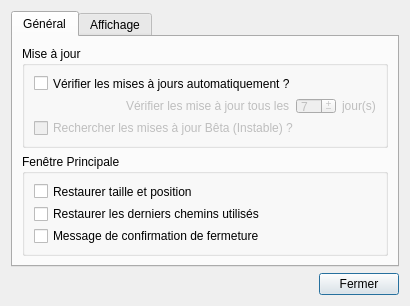
<?xml version="1.0" encoding="UTF-8"?>
<ui version="4.0">
 <class>DIA_Parametres</class>
 <widget class="QDialog" name="DIA_Parametres">
  <property name="geometry">
   <rect>
    <x>0</x>
    <y>0</y>
    <width>410</width>
    <height>306</height>
   </rect>
  </property>
  <property name="minimumSize">
   <size>
    <width>410</width>
    <height>230</height>
   </size>
  </property>
  <property name="windowTitle">
   <string>Préférences</string>
  </property>
  <layout class="QVBoxLayout" name="verticalLayout">
   <item>
    <widget class="QTabWidget" name="tabWidget">
     <property name="tabPosition">
      <enum>QTabWidget::North</enum>
     </property>
     <property name="tabShape">
      <enum>QTabWidget::Rounded</enum>
     </property>
     <property name="currentIndex">
      <number>0</number>
     </property>
     <widget class="QWidget" name="general">
      <attribute name="title">
       <string>Général</string>
      </attribute>
      <layout class="QVBoxLayout" name="verticalLayout_2">
       <item>
        <widget class="QGroupBox" name="gbMiseAJour">
         <property name="title">
          <string>Mise à jour</string>
         </property>
         <layout class="QVBoxLayout" name="verticalLayout_5">
          <item>
           <widget class="QCheckBox" name="cbMiseAJourAuto">
            <property name="text">
             <string>Vérifier les mises à jours automatiquement ?</string>
            </property>
           </widget>
          </item>
          <item>
           <layout class="QHBoxLayout" name="hlNombreJourMiseAJour">
            <item>
             <spacer name="horizontalSpacer_2">
              <property name="orientation">
               <enum>Qt::Horizontal</enum>
              </property>
              <property name="sizeHint" stdset="0">
               <size>
                <width>40</width>
                <height>20</height>
               </size>
              </property>
             </spacer>
            </item>
            <item>
             <widget class="QLabel" name="lMiseAJour1">
              <property name="enabled">
               <bool>false</bool>
              </property>
              <property name="text">
               <string>Vérifier les mise à jour tous les</string>
              </property>
             </widget>
            </item>
            <item>
             <widget class="QSpinBox" name="sbNombreJourMiseAJour">
              <property name="enabled">
               <bool>false</bool>
              </property>
              <property name="maximumSize">
               <size>
                <width>40</width>
                <height>16777215</height>
               </size>
              </property>
              <property name="buttonSymbols">
               <enum>QAbstractSpinBox::PlusMinus</enum>
              </property>
              <property name="minimum">
               <number>1</number>
              </property>
              <property name="maximum">
               <number>30</number>
              </property>
              <property name="value">
               <number>7</number>
              </property>
             </widget>
            </item>
            <item>
             <widget class="QLabel" name="lMiseAJour2">
              <property name="enabled">
               <bool>false</bool>
              </property>
              <property name="text">
               <string>jour(s)</string>
              </property>
             </widget>
            </item>
           </layout>
          </item>
          <item>
           <widget class="QCheckBox" name="cbBeta">
            <property name="enabled">
             <bool>false</bool>
            </property>
            <property name="text">
             <string>Rechercher les mises à jour Bêta (Instable) ?</string>
            </property>
           </widget>
          </item>
         </layout>
        </widget>
       </item>
       <item>
        <widget class="QGroupBox" name="gbFenetrePrincipale">
         <property name="title">
          <string>Fenêtre Principale</string>
         </property>
         <layout class="QVBoxLayout" name="verticalLayout_6">
          <item>
           <widget class="QCheckBox" name="cbRestoreSizePos">
            <property name="text">
             <string>Restaurer taille et position</string>
            </property>
           </widget>
          </item>
          <item>
           <widget class="QCheckBox" name="cbRestorePath">
            <property name="text">
             <string>Restaurer les derniers chemins utilisés</string>
            </property>
           </widget>
          </item>
          <item>
           <widget class="QCheckBox" name="cbMessageFermeture">
            <property name="text">
             <string>Message de confirmation de fermeture</string>
            </property>
           </widget>
          </item>
         </layout>
        </widget>
       </item>
       <item>
        <spacer name="verticalSpacer">
         <property name="orientation">
          <enum>Qt::Vertical</enum>
         </property>
         <property name="sizeHint" stdset="0">
          <size>
           <width>20</width>
           <height>40</height>
          </size>
         </property>
        </spacer>
       </item>
      </layout>
     </widget>
     <widget class="QWidget" name="affichage">
      <attribute name="title">
       <string>Affichage</string>
      </attribute>
      <layout class="QVBoxLayout" name="verticalLayout_3">
       <item>
        <widget class="QGroupBox" name="gbCaseACocher">
         <property name="title">
          <string>Case à cocher</string>
         </property>
         <layout class="QVBoxLayout" name="verticalLayout_4">
          <item>
           <widget class="QCheckBox" name="cbFarmingVisible">
            <property name="text">
             <string>Afficher 'Farming ?' sur la fenêtre principale</string>
            </property>
           </widget>
          </item>
          <item>
           <widget class="QCheckBox" name="cbEtendreVisible">
            <property name="text">
             <string>Afficher 'Etendre tout automatiquement ?' sur la fenêtre principale</string>
            </property>
           </widget>
          </item>
         </layout>
        </widget>
       </item>
       <item>
        <spacer name="verticalSpacer_2">
         <property name="orientation">
          <enum>Qt::Vertical</enum>
         </property>
         <property name="sizeHint" stdset="0">
          <size>
           <width>20</width>
           <height>40</height>
          </size>
         </property>
        </spacer>
       </item>
      </layout>
     </widget>
    </widget>
   </item>
   <item>
    <layout class="QHBoxLayout" name="horizontalLayout">
     <item>
      <spacer name="horizontalSpacer">
       <property name="orientation">
        <enum>Qt::Horizontal</enum>
       </property>
       <property name="sizeHint" stdset="0">
        <size>
         <width>40</width>
         <height>20</height>
        </size>
       </property>
      </spacer>
     </item>
     <item>
      <widget class="QPushButton" name="pbFermer">
       <property name="text">
        <string>Fermer</string>
       </property>
      </widget>
     </item>
    </layout>
   </item>
  </layout>
 </widget>
 <resources/>
 <connections>
  <connection>
   <sender>pbFermer</sender>
   <signal>clicked()</signal>
   <receiver>DIA_Parametres</receiver>
   <slot>close()</slot>
   <hints>
    <hint type="sourcelabel">
     <x>338</x>
     <y>280</y>
    </hint>
    <hint type="destinationlabel">
     <x>237</x>
     <y>271</y>
    </hint>
   </hints>
  </connection>
 </connections>
</ui>
